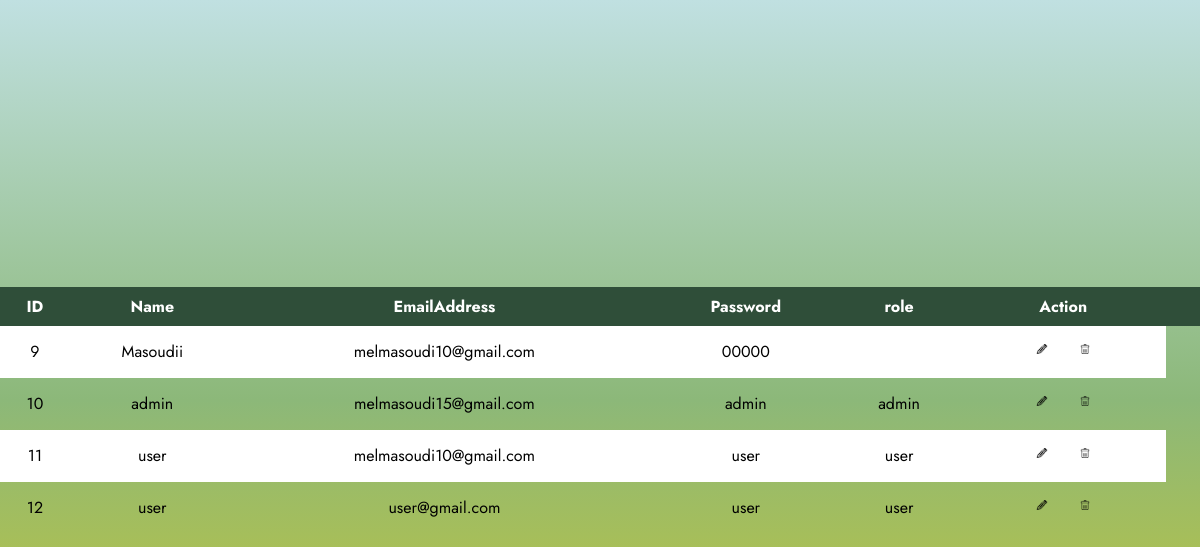
The app's page /admin.php with its own data.
### tables this page shows
CREATE TABLE IF NOT EXISTS `utilisateur` (
  `id` int NOT NULL AUTO_INCREMENT,
  `NomUtilisateurs` varchar(10) NOT NULL,
  `EmailAddress` varchar(50) NOT NULL,
  `passwordd` varchar(10) NOT NULL,
  `role` varchar(5) NOT NULL,
  PRIMARY KEY (`id`)
);

### admin.php (the view, shortened to what this page needs)
<?php
$servername = "localhost";
$username = "root";
$password = "";
$dbname = "mini_projet";
try{
$conn = new PDO("mysql:host=$servername;dbname=$dbname",$username,$password);
$conn->setAttribute(PDO::ATTR_ERRMODE,PDO::ERRMODE_EXCEPTION);
$var = $conn->prepare("SELECT * FROM utilisateur");
$var->execute();
$rows = $var->fetchALL(PDO::FETCH_ASSOC);
}
catch(PDOException $e){
    echo "Errrer:" . $e->getMessage();
}
?>
    <link rel="stylesheet" href="style1.css">
<link rel="stylesheet" href="style4.css">
<table>
    <tr>
        <th>ID</th>
        <th>Name</th>
        <th>EmailAddress</th>
        <th>Password</th>
        <th>role</th>
        <th>Action</th>
        <th><a href="Add a"></a></th>
    </tr>
    <?php
    foreach ($rows as $row): ?>
        <tr>
            <td><?php echo $row['id']; ?></td>
            <td><?php echo $row['NomUtilisateurs']; ?></td>
            <td><?php echo $row['EmailAddress']; ?></td>
            <td><?php echo $row['passwordd']; ?></td>
            <td><?php echo $row['role']; ?></td>
            <td>
                <a href="modify.php?id=<?php echo $row['id']; ?>"><img src="modify.png" alt="" style="margin: 10px; height: 10px;"></a>
                <a href="delete.php?id=<?php echo $row['id']; ?>"><img src="delete.png" alt="" style="margin: 10px; height: 10px;"></a>
            </td>
         </tr>
        <?php endforeach; ?>
</table>

### style1.css (style rules this page uses)
table { width: 100%; margin-top: 20px; border-collapse: collapse; }
table th, table td { padding: 8px; text-align: center; }
table th { background-color: #2f4e39; color: #fff; }
table tr:nth-child(even) { background-color: #fff; }

### records on screen
utilisateur: id "9", NomUtilisateurs "Masoudii", EmailAddress "melmasoudi10@gmail.com", passwordd "00000"
utilisateur: id "10", NomUtilisateurs "admin", EmailAddress "melmasoudi15@gmail.com", passwordd "admin", role "admin"
utilisateur: id "11", NomUtilisateurs "user", EmailAddress "melmasoudi10@gmail.com", passwordd "user", role "user"
utilisateur: id "12", NomUtilisateurs "user", EmailAddress "user@gmail.com", passwordd "user", role "user"
